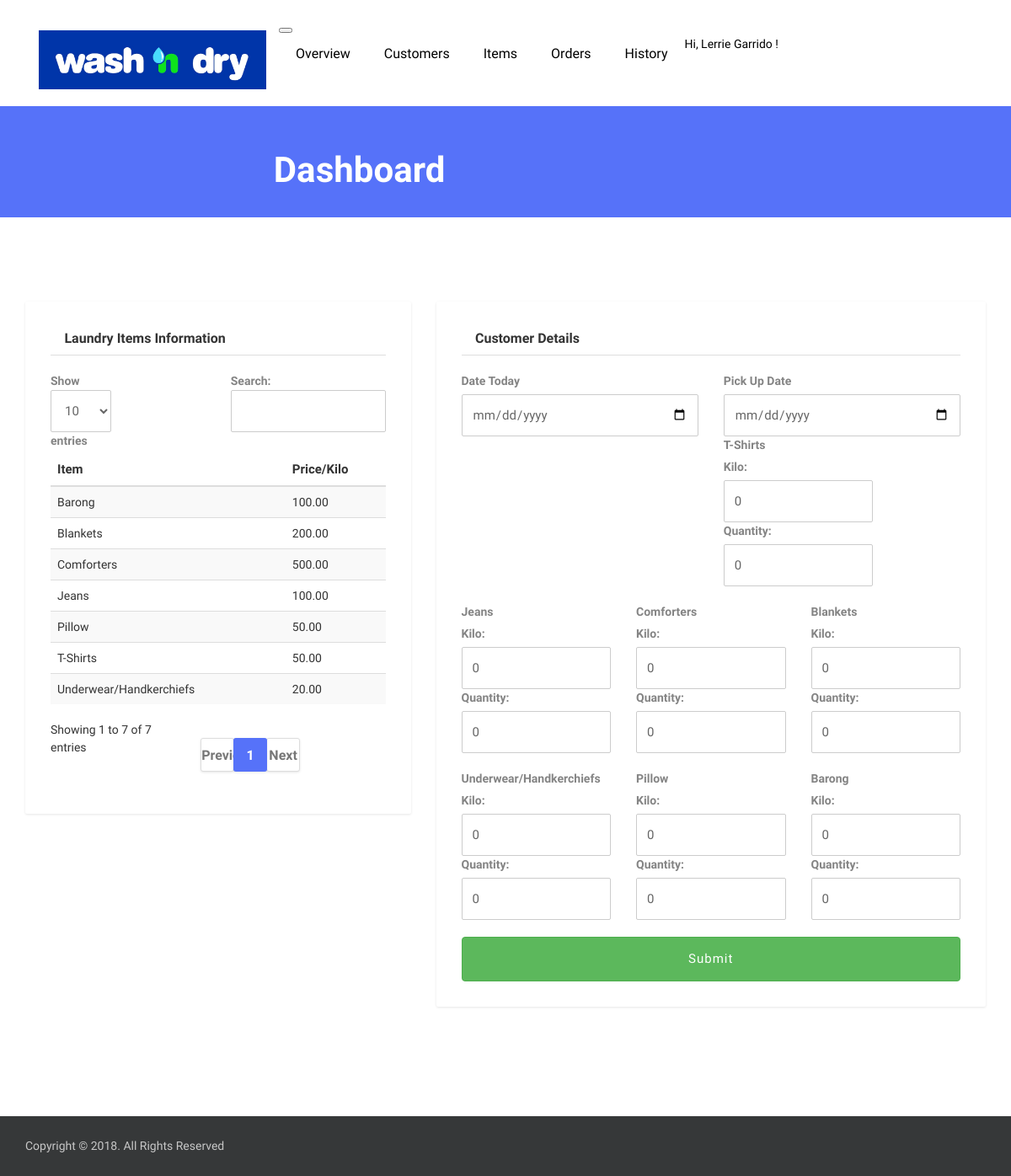
Page /pssychcare/laundry/dashboard.php (signed in) on the committed database.
### tables this page shows
CREATE TABLE IF NOT EXISTS `items` (
`id` int(11) NOT NULL,
  `item_name` varchar(50) NOT NULL,
  `price_kilo` decimal(10,2) NOT NULL
);

### pssychcare/laundry/dashboard.php (the view, shortened to what this page needs)
<?php
    $query2="SELECT * FROM items";
    $result2 = mysqli_query($sql, $query2);
    $query="SELECT * FROM items";
    $result = mysqli_query($sql, $query);
?>
<!DOCTYPE html>
<html lang="en">
<head>
	<link href="plugins/jquery-ui/jquery-ui.min.html" rel="stylesheet">
	<link href="plugins/bootstrap/dist/css/bootstrap.min.css" rel="stylesheet">
	<link href="plugins/font-awesome/css/font-awesome.min.css" rel="stylesheet">
	<link href="plugins/slick-carousel/slick/slick.css" rel="stylesheet">
	<link href="plugins/slick-carousel/slick/slick-theme.css" rel="stylesheet">
	<link href="plugins/fancybox/jquery.fancybox.pack.css" rel="stylesheet">
	<link href="plugins/jquery-nice-select/css/nice-select.css" rel="stylesheet">
	<link href="plugins/seiyria-bootstrap-slider/dist/css/bootstrap-slider.min.css" rel="stylesheet">
	<link href="css/style.css" rel="stylesheet">
    <link rel="stylesheet" type="text/css" href="https://cdn.datatables.net/v/dt/dt-1.10.16/datatables.min.css"/>
</head>
<body class="body-wrapper">
<section>
	<div class="container">
		<div class="row">
			<div class="col-md-12">
				<?php include('navbar.php') ?>
			</div>
		</div>
	</div>
</section>
<section class="page-title">
	<div class="container">
		<div class="row">
			<div class="col-md-8 offset-md-2 text-center">
				<h3><i class="fa fa-dashboard" aria-hidden="true"></i> Dashboard</h3>
			</div>
		</div>
	</div>
</section>
<section class="blog section">
	<div class="container">
		<div class="row">
			<div class="col-md-10 offset-md-1 col-lg-5 offset-lg-0">
				<div class="sidebar">
					<div class="widget category">
						<h5 class="widget-header"><i class="fa fa-info-circle"></i> Laundry Items Information</h5>
						<table class="table table-striped table-hover" id="items">
							<thead>
		                        <tr style="font-size: 15px">
			                        <th>Item</th>
			                        <th>Price/Kilo</th>
		                    	</tr>
	                    	</thead>
                        	<tbody>
		                    	<?php while ($row=mysqli_fetch_array($result)) {?>
			                    	<tr style='font-size:14px'>
		                        		<td><?php echo $row['item_name'] ?></td>
		                        		<td><?php echo number_format($row['price_kilo'], 2) ?></td>
		                        	</tr>
		                    	<?php } ?>
		                    </tbody>
                        </table>
					</div>
				</div>
			</div>
			<div class="col-md-10 offset-md-1 col-lg-7 offset-lg-0">
				<div class="sidebar">
					<div class="widget category">
						<h5 class="widget-header"><i class="fa fa-user"></i> Customer Details</h5>
						<form method="post" action="insert_order.php">
							<div class="row">
								<div class="col-sm-12 col-md-6">
									<div class="form-group mb-30">
									    <label>Date Today</label>
										<input type="date" class="form-control" name="date_today" min="<?php echo date('Y-m-d'); ?>" required>
									</div>
								</div>
								<div class="col-sm-12 col-md-6">
									<div class="form-group mb-30">
									    <label>Pick Up Date</label>
										<input type="date" class="form-control" style="float:right;" min="<?php echo date('Y-m-d'); ?>" name="pick_up_date" required>
									</div>
								</div>
								<?php while ($row=mysqli_fetch_array($result2)) {?>
									<div class="col-sm-12 col-md-4">
										<div class="form-group mb-30">
										    <label style="font-weight: bold"><?php echo $row['item_name']?></label><br>
										    <label>Kilo: </label><br>
											<input type="text" class="form-control" name="kilo[]" value="0" required>
											<label>Quantity: </label><br>
											<input type="text" class="form-control" name="quantity[]" value="0" required>
										</div>
									</div>
								<?php } ?>
								<div class="col-sm-12 col-md-12">
									<div class="form-group mb-30">
									    <input type="submit" name="submit" class="btn btn-success col-md-12" value="Submit">
									</div>
								</div>
							</div>
						</form>
					</div>
				</div>
			</div>
		</div>
	</div>
</section>
<footer class="footer-bottom">
    <div class="container">
      <div class="row">
        <div class="col-sm-6 col-12">
          <div class="copyright">
            <p>Copyright © 2018. All Rights Reserved</p>
          </div>
        </div>
        <div class="col-sm-6 col-12">
          <ul class="social-media-icons text-right">
              <li><a class="fa fa-facebook" href="#"></a></li>
              <li><a class="fa fa-twitter" href="#"></a></li>
              <li><a class="fa fa-pinterest-p" href="#"></a></li>
              <li><a class="fa fa-vimeo" href="#"></a></li>
            </ul>
        </div>
      </div>
    </div>
</footer>
</body>
</html>

### pssychcare/laundry/navbar.php (shortened to what this page needs)
<?php
    if (isset($_SESSION['admin_user'])) {
        $userQuery = "SELECT * FROM admin WHERE id='".$_SESSION['admin_user']."'";
        $userResult = mysqli_query($sql, $userQuery);
        $userRow = mysqli_fetch_array($userResult);
    }else{
        header("location: index.php");
    }
?>
<nav class="navbar navbar-expand-lg  navigation">
	<a class="navbar-brand" href="overview.php">
		<img src="images/wndl.jpg" width="270" height="70" alt="Wash N' dry">
	</a>
	<button class="navbar-toggler" type="button" data-toggle="collapse" data-target="#navbarSupportedContent" aria-controls="navbarSupportedContent" aria-expanded="false" aria-label="Toggle navigation">
	</button>
	<div class="collapse navbar-collapse" id="navbarSupportedContent">
		<ul class="navbar-nav ml-auto main-nav ">
			<li class="nav-item">
				<a class="nav-link" href="overview.php">Overview</a>
			</li>
			<li class="nav-item">
				<a class="nav-link" href="customers.php">Customers</a>
			</li>
			<li class="nav-item">
				<a class="nav-link" href="items.php">Items</a>
			</li>
			<li class="nav-item">
				<a class="nav-link" href="orders.php">Orders</a>
			</li>
			<li class="nav-item">
				<a class="nav-link" href="history.php">History</a>
			</li>
		</ul>
		<ul class="navbar-nav ml-auto mt-10">
			<li class="nav-item dropdown dropdown-slide">
				<a class="nav-link dropdown-toggle" href="#" data-toggle="dropdown" aria-haspopup="true" aria-expanded="false">
					<?php echo 'Hi, '.$userRow['1'].' '.$userRow['2'].' ! ';?><span></i></span>
				</a>
			</li>
		</ul>
	</div>
</nav>

### pssychcare/laundry/css/style.css (style rules this page uses)
body { line-height: 1.5; font-family: "Muli", sans-serif; }
p, li, input, select, button { font-family: "Muli", sans-serif; color: #666; font-size: 14px; font-weight: 400; }
h1, h2, h3, h4, h5, h6 { font-family: "Muli", sans-serif; font-weight: 600; color: #333; }
p { color: #666; }
h3 { font-size: 20px; }
p { color: #888; }
label { font-size: 14px; letter-spacing: 0; color: #848484; }
ol, ul { margin: 0; padding: 0; list-style: none; }
a { transition: all .3s ease-in 0s; color: #000; }
.form-control { border-radius: 2px; height: 50px; background-color: transparent; color: #666; box-shadow: none; font-size: 15px; }
button { cursor: pointer; }
.section { padding: 100px 0; }
.btn { font-size: 15px; letter-spacing: 1px; display: inline-block; padding: 15px 30px; border-radius: 4px; }
.mb-30 { margin-bottom: 20px; }
.page-title { background: #5672f9; padding: 35px 0; }
.page-title h3 { color: #fff; font-size: 42px; letter-spacing: 0; line-height: 1; margin-bottom: 0; }
.navigation { padding: 20px 0; }
.main-nav .nav-item .nav-link { font-size: 16px; line-height: 43px; padding: 0 20px; }
.nav-item.dropdown { position: relative; }
@media (min-width: 768px) { .dropdown-slide { position: static; } }
.widget { background: #fff; box-shadow: 0px 1px 3px 0px rgba(0, 0, 0, 0.1); padding: 25px 30px 30px; margin-bottom: 30px; border-radius: 2px; }
.widget .widget-header { display: block; font-size: 16px; font-weight: 600; margin-bottom: 20px; padding-bottom: 10px; border-bottom: 1px solid #dedede; }
.footer-bottom { position: relative; background: #363839; padding: 25px 0; }
.footer-bottom .copyright p { color: #c7c7c7; margin-bottom: 0; }
.social-media-icons { text-align: center !important; }
.social-media-icons li { display: inline-block; }
.social-media-icons li a { color: #848484; padding: 0 20px; }

### rows in the picture
items: item_name "T-Shirts", price_kilo "50.00"
items: item_name "Jeans", price_kilo "100.00"
items: item_name "Comforters", price_kilo "500.00"
items: item_name "Blankets", price_kilo "200.00"
items: item_name "Underwear/Handkerchiefs", price_kilo "20.00"
items: item_name "Pillow", price_kilo "50.00"
items: item_name "Barong", price_kilo "100.00"

### other values in the picture
$userRow['1'] "Lerrie"
$userRow['2'] "Garrido"
